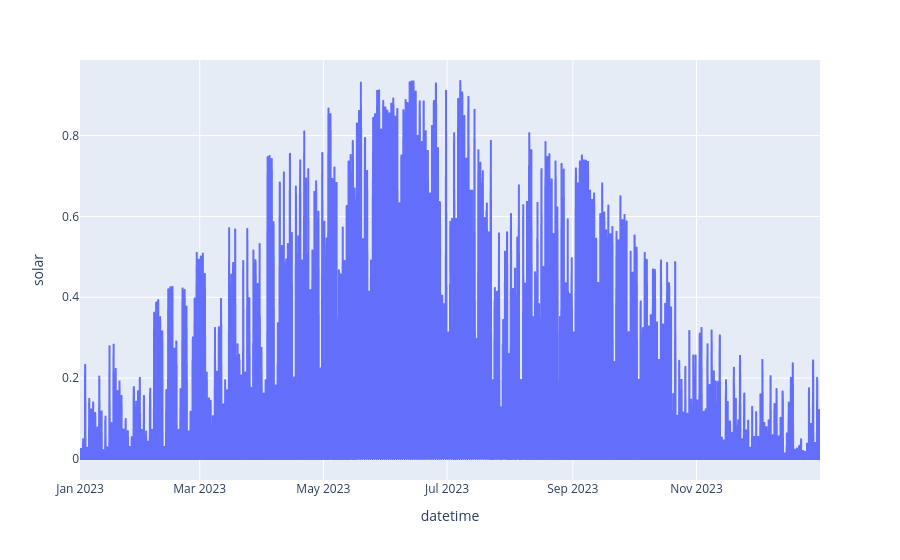

The cell this chart's notebook holds for it:
### Code cell
# px.line(solar, "datetime", "solar")

px.line(solar.reset_index(), x="datetime", y="solar")

### Figure 1 — Plotly figure (JSON) as saved in the notebook; plotly's stock layout.template omitted (floating-point values rounded to 4 significant figures; data arrays with more than 128 entries replaced by an {"elided": "..."} marker saying what was removed)
{"data": [{"hovertemplate": "datetime=%{x}<br>solar=%{y}<extra></extra>", "legendgroup": "", "line": {"color": "#636efa", "dash": "solid"}, "marker": {"symbol": "circle"}, "mode": "lines", "name": "", "showlegend": false, "type": "scattergl", "x": {"elided": "8760 str values"}, "xaxis": "x", "y": {"elided": "8760 float values"}, "yaxis": "y"}], "layout": {"legend": {"tracegroupgap": 0}, "margin": {"t": 60}, "xaxis": {"anchor": "y", "domain": [0, 1], "title": {"text": "datetime"}}, "yaxis": {"anchor": "x", "domain": [0, 1], "title": {"text": "solar"}}}}
